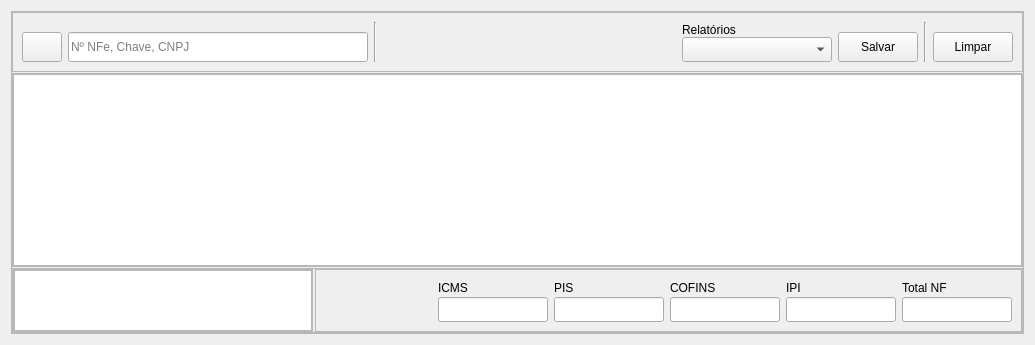
                   <widget class="QWidget" name="tab_xml">
                    <attribute name="title">
                     <string>XML</string>
                    </attribute>
                    <layout class="QVBoxLayout" name="verticalLayout_25">
                     <item>
                      <widget class="QFrame" name="frm_geral_xml">
                       <property name="frameShape">
                        <enum>QFrame::Shape::StyledPanel</enum>
                       </property>
                       <property name="frameShadow">
                        <enum>QFrame::Shadow::Raised</enum>
                       </property>
                       <layout class="QVBoxLayout" name="verticalLayout_23">
                        <property name="spacing">
                         <number>1</number>
                        </property>
                        <property name="leftMargin">
                         <number>0</number>
                        </property>
                        <property name="topMargin">
                         <number>0</number>
                        </property>
                        <property name="rightMargin">
                         <number>0</number>
                        </property>
                        <property name="bottomMargin">
                         <number>0</number>
                        </property>
                        <item>
                         <widget class="QFrame" name="frm_top_xml">
                          <property name="minimumSize">
                           <size>
                            <width>0</width>
                            <height>60</height>
                           </size>
                          </property>
                          <property name="maximumSize">
                           <size>
                            <width>16777215</width>
                            <height>60</height>
                           </size>
                          </property>
                          <property name="frameShape">
                           <enum>QFrame::Shape::StyledPanel</enum>
                          </property>
                          <property name="frameShadow">
                           <enum>QFrame::Shadow::Raised</enum>
                          </property>
                          <layout class="QHBoxLayout" name="horizontalLayout_15">
                           <item alignment="Qt::AlignmentFlag::AlignBottom">
                            <widget class="QPushButton" name="btn_path_xml">
                             <property name="minimumSize">
                              <size>
                               <width>40</width>
                               <height>30</height>
                              </size>
                             </property>
                             <property name="maximumSize">
                              <size>
                               <width>40</width>
                               <height>30</height>
                              </size>
                             </property>
                             <property name="cursor">
                              <cursorShape>PointingHandCursor</cursorShape>
                             </property>
                             <property name="text">
                              <string/>
                             </property>
                             <property name="icon">
                              <iconset resource="icon.qrc">
                               <normaloff>:/icons/icons/file.png</normaloff>:/icons/icons/file.png</iconset>
                             </property>
                             <property name="iconSize">
                              <size>
                               <width>20</width>
                               <height>20</height>
                              </size>
                             </property>
                            </widget>
                           </item>
                           <item alignment="Qt::AlignmentFlag::AlignBottom">
                            <widget class="QLineEdit" name="txt_pesquisa_table_xml">
                             <property name="minimumSize">
                              <size>
                               <width>300</width>
                               <height>30</height>
                              </size>
                             </property>
                             <property name="maximumSize">
                              <size>
                               <width>300</width>
                               <height>30</height>
                              </size>
                             </property>
                             <property name="placeholderText">
                              <string>Nº NFe, Chave, CNPJ</string>
                             </property>
                            </widget>
                           </item>
                           <item>
                            <widget class="Line" name="line_5">
                             <property name="orientation">
                              <enum>Qt::Orientation::Vertical</enum>
                             </property>
                            </widget>
                           </item>
                           <item>
                            <spacer name="horizontalSpacer_4">
                             <property name="orientation">
                              <enum>Qt::Orientation::Horizontal</enum>
                             </property>
                             <property name="sizeHint" stdset="0">
                              <size>
                               <width>40</width>
                               <height>20</height>
                              </size>
                             </property>
                            </spacer>
                           </item>
                           <item>
                            <layout class="QVBoxLayout" name="verticalLayout_17">
                             <property name="spacing">
                              <number>0</number>
                             </property>
                             <item alignment="Qt::AlignmentFlag::AlignBottom">
                              <widget class="QLabel" name="label_4">
                               <property name="text">
                                <string>Relatórios</string>
                               </property>
                              </widget>
                             </item>
                             <item>
                              <widget class="QComboBox" name="combo_opcoes_relatorios_xml">
                               <property name="minimumSize">
                                <size>
                                 <width>150</width>
                                 <height>25</height>
                                </size>
                               </property>
                               <property name="maximumSize">
                                <size>
                                 <width>150</width>
                                 <height>25</height>
                                </size>
                               </property>
                               <item>
                                <property name="text">
                                 <string/>
                                </property>
                               </item>
                               <item>
                                <property name="text">
                                 <string>Exportar em CSV</string>
                                </property>
                               </item>
                               <item>
                                <property name="text">
                                 <string>Exportar em PDF</string>
                                </property>
                               </item>
                              </widget>
                             </item>
                            </layout>
                           </item>
                           <item alignment="Qt::AlignmentFlag::AlignBottom">
                            <widget class="QPushButton" name="btn_salvar_relatorio_xml">
                             <property name="minimumSize">
                              <size>
                               <width>0</width>
                               <height>30</height>
                              </size>
                             </property>
                             <property name="maximumSize">
                              <size>
                               <width>16777215</width>
                               <height>30</height>
                              </size>
                             </property>
                             <property name="text">
                              <string>Salvar</string>
                             </property>
                            </widget>
                           </item>
                           <item>
                            <widget class="Line" name="line_4">
                             <property name="orientation">
                              <enum>Qt::Orientation::Vertical</enum>
                             </property>
                            </widget>
                           </item>
                           <item alignment="Qt::AlignmentFlag::AlignRight|Qt::AlignmentFlag::AlignBottom">
                            <widget class="QPushButton" name="bt_limpa_tab_xml">
                             <property name="minimumSize">
                              <size>
                               <width>0</width>
                               <height>30</height>
                              </size>
                             </property>
                             <property name="maximumSize">
                              <size>
                               <width>16777215</width>
                               <height>30</height>
                              </size>
                             </property>
                             <property name="text">
                              <string>Limpar</string>
                             </property>
                            </widget>
                           </item>
                          </layout>
                         </widget>
                        </item>
                        <item>
                         <widget class="QFrame" name="frm_center_xml">
                          <property name="frameShape">
                           <enum>QFrame::Shape::StyledPanel</enum>
                          </property>
                          <property name="frameShadow">
                           <enum>QFrame::Shadow::Raised</enum>
                          </property>
                          <layout class="QVBoxLayout" name="verticalLayout_26">
                           <property name="spacing">
                            <number>0</number>
                           </property>
                           <property name="leftMargin">
                            <number>0</number>
                           </property>
                           <property name="topMargin">
                            <number>0</number>
                           </property>
                           <property name="rightMargin">
                            <number>0</number>
                           </property>
                           <property name="bottomMargin">
                            <number>0</number>
                           </property>
                           <item>
                            <widget class="QTreeView" name="tableWidget_xml_list">
                             <property name="editTriggers">
                              <set>QAbstractItemView::EditTrigger::NoEditTriggers</set>
                             </property>
                            </widget>
                           </item>
                          </layout>
                         </widget>
                        </item>
                        <item>
                         <widget class="QFrame" name="frm_botton_xml">
                          <property name="minimumSize">
                           <size>
                            <width>0</width>
                            <height>65</height>
                           </size>
                          </property>
                          <property name="maximumSize">
                           <size>
                            <width>16777215</width>
                            <height>65</height>
                           </size>
                          </property>
                          <property name="frameShape">
                           <enum>QFrame::Shape::StyledPanel</enum>
                          </property>
                          <property name="frameShadow">
                           <enum>QFrame::Shadow::Raised</enum>
                          </property>
                          <layout class="QHBoxLayout" name="horizontalLayout_41">
                           <property name="spacing">
                            <number>2</number>
                           </property>
                           <property name="leftMargin">
                            <number>0</number>
                           </property>
                           <property name="topMargin">
                            <number>0</number>
                           </property>
                           <property name="rightMargin">
                            <number>0</number>
                           </property>
                           <property name="bottomMargin">
                            <number>0</number>
                           </property>
                           <item>
                            <widget class="QFrame" name="frame_4">
                             <property name="minimumSize">
                              <size>
                               <width>300</width>
                               <height>0</height>
                              </size>
                             </property>
                             <property name="maximumSize">
                              <size>
                               <width>300</width>
                               <height>16777215</height>
                              </size>
                             </property>
                             <property name="frameShape">
                              <enum>QFrame::Shape::StyledPanel</enum>
                             </property>
                             <property name="frameShadow">
                              <enum>QFrame::Shadow::Raised</enum>
                             </property>
                             <layout class="QVBoxLayout" name="verticalLayout_18">
                              <property name="spacing">
                               <number>0</number>
                              </property>
                              <property name="leftMargin">
                               <number>0</number>
                              </property>
                              <property name="topMargin">
                               <number>0</number>
                              </property>
                              <property name="rightMargin">
                               <number>0</number>
                              </property>
                              <property name="bottomMargin">
                               <number>0</number>
                              </property>
                              <item>
                               <widget class="QPlainTextEdit" name="label_qtda_xmls"/>
                              </item>
                             </layout>
                            </widget>
                           </item>
                           <item>
                            <widget class="QFrame" name="frame_5">
                             <property name="frameShape">
                              <enum>QFrame::Shape::StyledPanel</enum>
                             </property>
                             <property name="frameShadow">
                              <enum>QFrame::Shadow::Raised</enum>
                             </property>
                             <layout class="QHBoxLayout" name="horizontalLayout_43">
                              <item>
                               <spacer name="horizontalSpacer_10">
                                <property name="orientation">
                                 <enum>Qt::Orientation::Horizontal</enum>
                                </property>
                                <property name="sizeHint" stdset="0">
                                 <size>
                                  <width>113</width>
                                  <height>20</height>
                                 </size>
                                </property>
                               </spacer>
                              </item>
                              <item>
                               <layout class="QHBoxLayout" name="horizontalLayout_42">
                                <item>
                                 <layout class="QVBoxLayout" name="verticalLayout_27">
                                  <property name="spacing">
                                   <number>0</number>
                                  </property>
                                  <item>
                                   <widget class="QLabel" name="label_9">
                                    <property name="minimumSize">
                                     <size>
                                      <width>110</width>
                                      <height>0</height>
                                     </size>
                                    </property>
                                    <property name="maximumSize">
                                     <size>
                                      <width>110</width>
                                      <height>16777215</height>
                                     </size>
                                    </property>
                                    <property name="text">
                                     <string>ICMS</string>
                                    </property>
                                   </widget>
                                  </item>
                                  <item>
                                   <widget class="QLineEdit" name="txt_icms_xml">
                                    <property name="minimumSize">
                                     <size>
                                      <width>110</width>
                                      <height>25</height>
                                     </size>
                                    </property>
                                    <property name="maximumSize">
                                     <size>
                                      <width>110</width>
                                      <height>25</height>
                                     </size>
                                    </property>
                                   </widget>
                                  </item>
                                 </layout>
                                </item>
                                <item>
                                 <layout class="QVBoxLayout" name="verticalLayout_28">
                                  <property name="spacing">
                                   <number>0</number>
                                  </property>
                                  <item>
                                   <widget class="QLabel" name="label_10">
                                    <property name="minimumSize">
                                     <size>
                                      <width>110</width>
                                      <height>0</height>
                                     </size>
                                    </property>
                                    <property name="maximumSize">
                                     <size>
                                      <width>110</width>
                                      <height>16777215</height>
                                     </size>
                                    </property>
                                    <property name="text">
                                     <string>PIS</string>
                                    </property>
                                   </widget>
                                  </item>
                                  <item>
                                   <widget class="QLineEdit" name="txt_pis_xml">
                                    <property name="minimumSize">
                                     <size>
                                      <width>110</width>
                                      <height>25</height>
                                     </size>
                                    </property>
                                    <property name="maximumSize">
                                     <size>
                                      <width>110</width>
                                      <height>25</height>
                                     </size>
                                    </property>
                                   </widget>
                                  </item>
                                 </layout>
                                </item>
                                <item>
                                 <layout class="QVBoxLayout" name="verticalLayout_29">
                                  <property name="spacing">
                                   <number>0</number>
                                  </property>
                                  <item>
                                   <widget class="QLabel" name="label_11">
                                    <property name="minimumSize">
                                     <size>
                                      <width>110</width>
                                      <height>0</height>
                                     </size>
                                    </property>
                                    <property name="maximumSize">
                                     <size>
                                      <width>110</width>
                                      <height>16777215</height>
                                     </size>
                                    </property>
                                    <property name="text">
                                     <string>COFINS</string>
                                    </property>
                                   </widget>
                                  </item>
                                  <item>
                                   <widget class="QLineEdit" name="txt_confins_xml">
                                    <property name="minimumSize">
                                     <size>
                                      <width>110</width>
                                      <height>25</height>
                                     </size>
                                    </property>
                                    <property name="maximumSize">
                                     <size>
                                      <width>110</width>
                                      <height>25</height>
                                     </size>
                                    </property>
                                   </widget>
                                  </item>
                                 </layout>
                                </item>
                                <item>
                                 <layout class="QVBoxLayout" name="verticalLayout_30">
                                  <property name="spacing">
                                   <number>0</number>
                                  </property>
                                  <item>
                                   <widget class="QLabel" name="label_12">
                                    <property name="minimumSize">
                                     <size>
                                      <width>110</width>
                                      <height>0</height>
                                     </size>
                                    </property>
                                    <property name="maximumSize">
                                     <size>
                                      <width>110</width>
                                      <height>16777215</height>
                                     </size>
                                    </property>
                                    <property name="text">
                                     <string>IPI</string>
                                    </property>
                                   </widget>
                                  </item>
                                  <item>
                                   <widget class="QLineEdit" name="txt_ipi_xml">
                                    <property name="minimumSize">
                                     <size>
                                      <width>110</width>
                                      <height>25</height>
                                     </size>
                                    </property>
                                    <property name="maximumSize">
                                     <size>
                                      <width>110</width>
                                      <height>25</height>
                                     </size>
                                    </property>
                                   </widget>
                                  </item>
                                 </layout>
                                </item>
                                <item>
                                 <layout class="QVBoxLayout" name="verticalLayout_31">
                                  <property name="spacing">
                                   <number>0</number>
                                  </property>
                                  <item>
                                   <widget class="QLabel" name="label_13">
                                    <property name="minimumSize">
                                     <size>
                                      <width>110</width>
                                      <height>0</height>
                                     </size>
                                    </property>
                                    <property name="maximumSize">
                                     <size>
                                      <width>110</width>
                                      <height>16777215</height>
                                     </size>
                                    </property>
                                    <property name="text">
                                     <string>Total NF</string>
                                    </property>
                                   </widget>
                                  </item>
                                  <item>
                                   <widget class="QLineEdit" name="txt_totalNF_xml">
                                    <property name="minimumSize">
                                     <size>
                                      <width>110</width>
                                      <height>25</height>
                                     </size>
                                    </property>
                                    <property name="maximumSize">
                                     <size>
                                      <width>110</width>
                                      <height>25</height>
                                     </size>
                                    </property>
                                   </widget>
                                  </item>
                                 </layout>
                                </item>
                               </layout>
                              </item>
                             </layout>
                            </widget>
                           </item>
                          </layout>
                         </widget>
                        </item>
                       </layout>
                      </widget>
                     </item>
                    </layout>
                   </widget>
